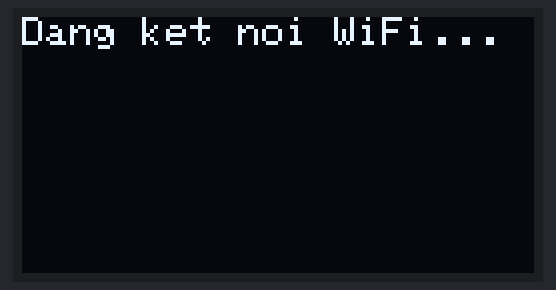
Bench run of a sketch on a simulated ESP8266 (NodeMCU). Parts: 128×64 one-colour display. Wiring (inferred from the names in the program): DS1302 clock: CE GPIO 13; IO GPIO 12; clock GPIO 14. WiFi joins after 1.5 s; servers stay silent unless stated; network time is answered at once with the bench clock; the local clock reads 2024-03-15 10:24:30 at power-on unless the sketch sets it; what the sketch prints to the serial monitor is not drawn.

Above: at 0.1 s.
At 1.6 s:
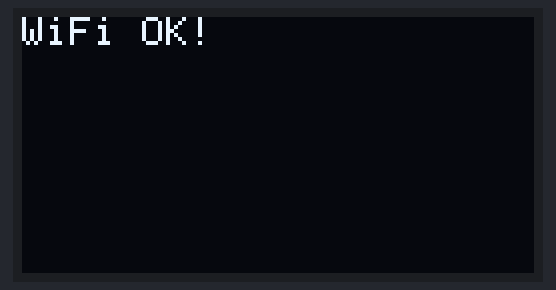
At 2.7 s:
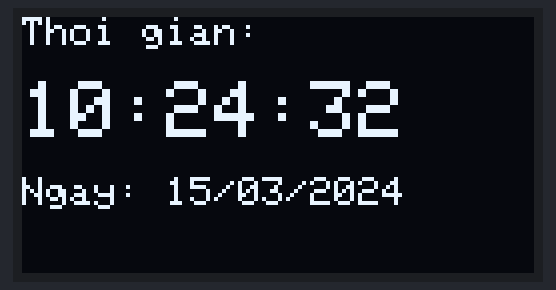
At 10.9 s:
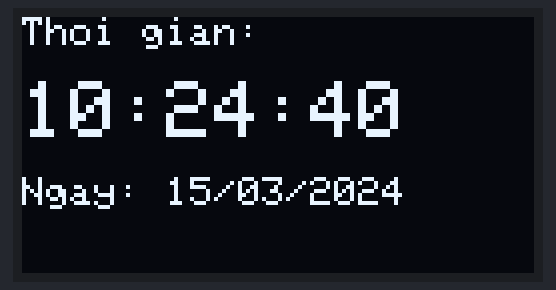
At 20.2 s:
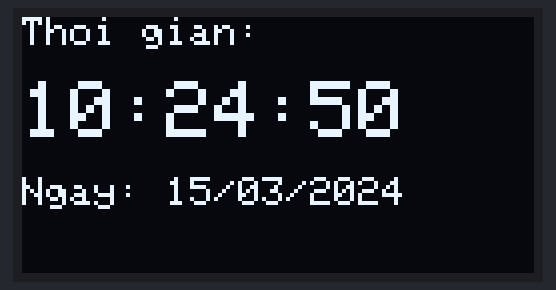
At 38.6 s:
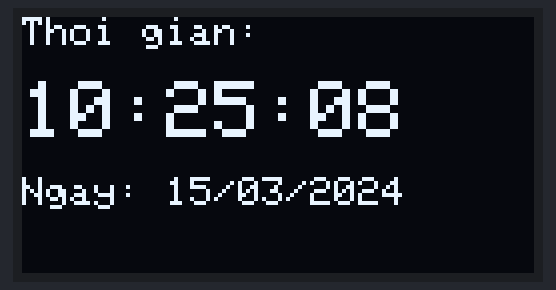

Measured:
- what the display in image 1 shows lasts 1.0 s, from 1.6 s to 2.6 s
- what the display in image 2 shows lasts 1.1 s, from 2.6 s to 3.7 s

The sketch:

ESP8266_DS1302_RTC_NTP.ino
```cpp
// by RELAXVN
#include <ESP8266WiFi.h>
#include <WiFiUdp.h>
#include <NTPClient.h>
#include <Wire.h>
#include <Adafruit_GFX.h>
#include <Adafruit_SSD1306.h>
#include "DS1302.h"

// WiFi Info
const char* ssid = "your ssid"; //<<
const char* password = "your password"; //<<

// OLED
#define SCREEN_WIDTH 128
#define SCREEN_HEIGHT 64
Adafruit_SSD1306 display(SCREEN_WIDTH, SCREEN_HEIGHT, &Wire, -1);

// DS1302 pins
const int RST_PIN = 13;  // D7
const int DAT_PIN = 12;  // D6
const int CLK_PIN = 14;  // D5
DS1302 rtc(RST_PIN, DAT_PIN, CLK_PIN);

// NTP
WiFiUDP ntpUDP;
NTPClient timeClient(ntpUDP, "pool.ntp.org", 7 * 3600, 60000);  //<< GMT+7,"3600", update mỗi 60s

bool synced = false;

void setup() {
  Serial.begin(115200);
  Wire.begin(4, 5); // oled pin SDA=D2, SCL=D1

  // OLED init
  if(!display.begin(SSD1306_SWITCHCAPVCC, 0x3C)) {
    Serial.println("OLED loi!"); // oled loi! > oled error
    while(1);
  }
  display.clearDisplay();
  display.setTextSize(1);
  display.setTextColor(SSD1306_WHITE);
  display.setCursor(0,0);
  display.println("Dang ket noi WiFi..."); // đang kết nối wifi > connecting to wifi
  display.display();

  // WiFi connect
  WiFi.begin(ssid, password);
  while (WiFi.status() != WL_CONNECTED) {
    delay(500);
    Serial.print(".");
  }

  display.clearDisplay();
  display.setCursor(0, 0);
  display.println("WiFi OK!");
  display.display();

  // DS1302
  rtc.halt(false);
  rtc.writeProtect(false);

  // NTP
  timeClient.begin();
  while (!timeClient.update()) {
    timeClient.forceUpdate();
  }

  // Ghi thời gian NTP vào DS1302
  time_t epochTime = timeClient.getEpochTime();
  struct tm *ptm = gmtime(&epochTime);

  rtc.setTime(ptm->tm_hour, ptm->tm_min, ptm->tm_sec);
  rtc.setDate(ptm->tm_mday, ptm->tm_mon + 1, ptm->tm_year + 1900);

  synced = true;
  delay(1000);
}

void loop() {
  Time t = rtc.getTime();

  display.clearDisplay();
  display.setCursor(0, 0);
  display.setTextSize(1);
  display.println("Thoi gian:"); // thoi gian > time

  display.setTextSize(2);
  display.setCursor(0, 16);
  display.printf("%02d:%02d:%02d", t.hour, t.min, t.sec);

  display.setTextSize(1);
  display.setCursor(0, 40);
  display.printf("Ngay: %02d/%02d/%04d", t.date, t.mon, t.year); // Ngay > day

  display.display();

  delay(1000);
}
```

DS1302.h
```cpp
#ifndef DS1302_H
#define DS1302_H

#include <Arduino.h>

struct Time {
  int sec;
  int min;
  int hour;
  int date;
  int mon;
  int year;
};

class DS1302 {
public:
  DS1302(uint8_t rst, uint8_t dat, uint8_t clk);
  void setTime(int hour, int min, int sec);
  void setDate(int date, int month, int year);
  Time getTime();
  void halt(bool enable);
  void writeProtect(bool enable);

private:
  uint8_t _rst, _dat, _clk;
  void _writeByte(uint8_t value);
  uint8_t _readByte();
  void _writeRegister(uint8_t reg, uint8_t value);
  uint8_t _readRegister(uint8_t reg);
  uint8_t _decToBcd(uint8_t val);
  uint8_t _bcdToDec(uint8_t val);
};

#endif
```
